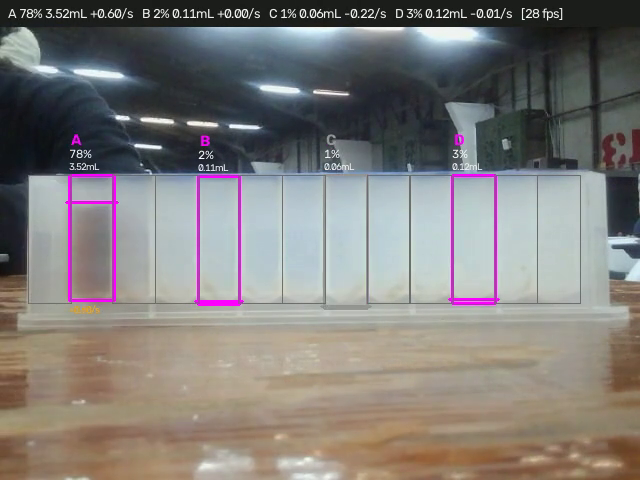
#> input picture frame 24 of sense/measured.mp4, 640 x 480 px, given in place of the camera
$ python snap.py out.png
#> lines starting #> are read from the running program, lines starting #| are printed output that depends on the picture
"""Grab one frame from the wrist camera.  Usage: python snap.py OUT.jpg [--camera 2]"""
import argparse

import cv2

ap = argparse.ArgumentParser()
ap.add_argument("out")
ap.add_argument("--camera", type=int, default=2)
a = ap.parse_args()
cap = cv2.VideoCapture(a.camera, cv2.CAP_DSHOW)
cap.set(cv2.CAP_PROP_FRAME_WIDTH, 640)
cap.set(cv2.CAP_PROP_FRAME_HEIGHT, 480)
for _ in range(10):  # let exposure settle
    ok, frame = cap.read()
#> this loop made 10 passes
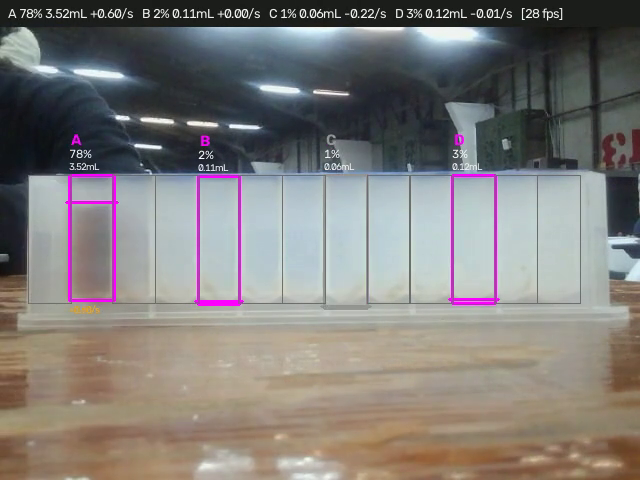
#> input picture frame 24 of sense/measured.mp4, 640 x 480 px, given in place of the camera
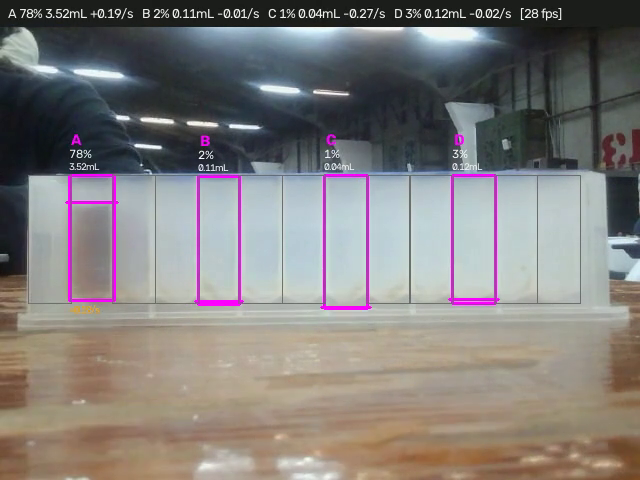
#> input picture frame 25 of sense/measured.mp4, 640 x 480 px, given in place of the camera
cap.release()
if not ok:
    raise SystemExit("no frame")
cv2.imwrite(a.out, frame)
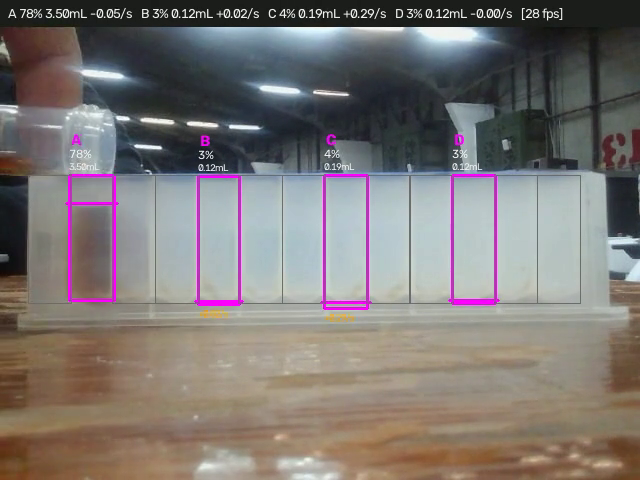
#> saved as out.png: shape (480, 640, 3); mean B, G, R 116, 118.8, 124.6
print("saved", a.out)

$ run again, starting later in the video
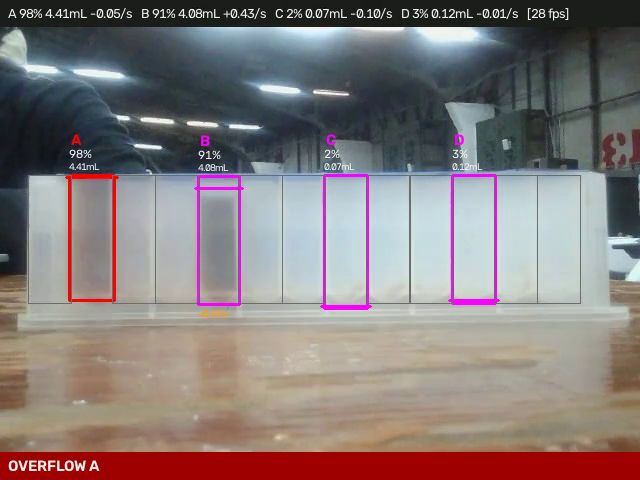
#> input picture frame 108 of sense/measured.mp4, 640 x 480 px, given in place of the camera
#> the loop `for _ in range(10):` made 10 passes
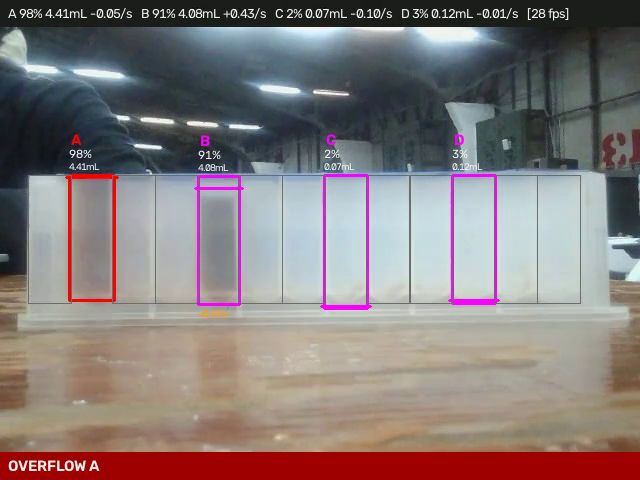
#> input picture frame 108 of sense/measured.mp4, 640 x 480 px, given in place of the camera
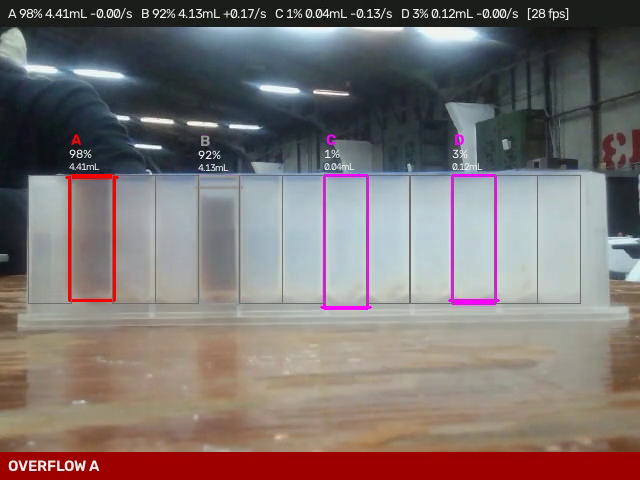
#> input picture frame 109 of sense/measured.mp4, 640 x 480 px, given in place of the camera

$ run again, starting later in the video
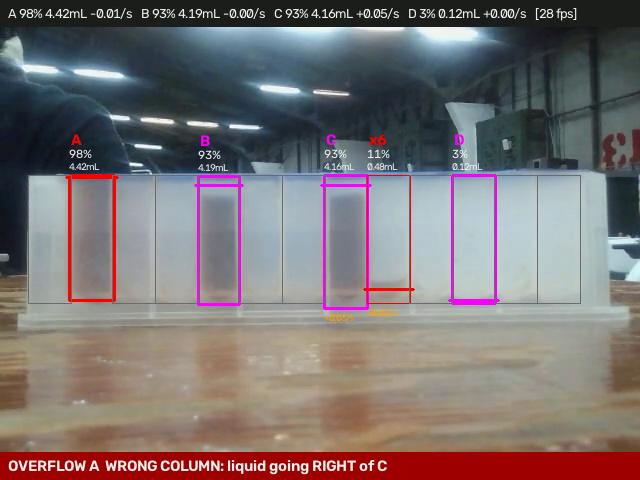
#> input picture frame 193 of sense/measured.mp4, 640 x 480 px, given in place of the camera
#> the loop `for _ in range(10):` made 10 passes
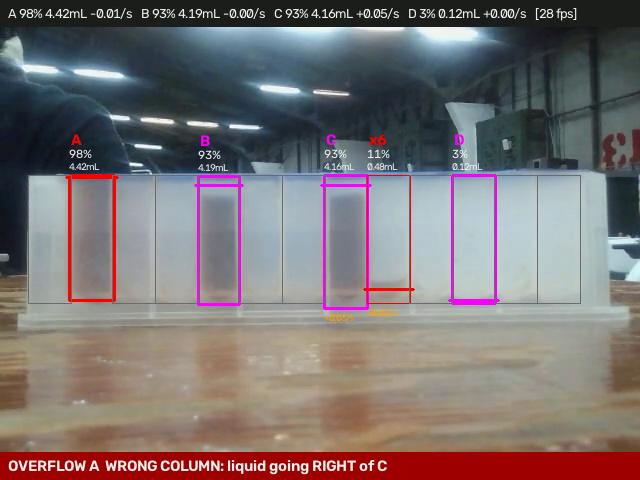
#> input picture frame 193 of sense/measured.mp4, 640 x 480 px, given in place of the camera
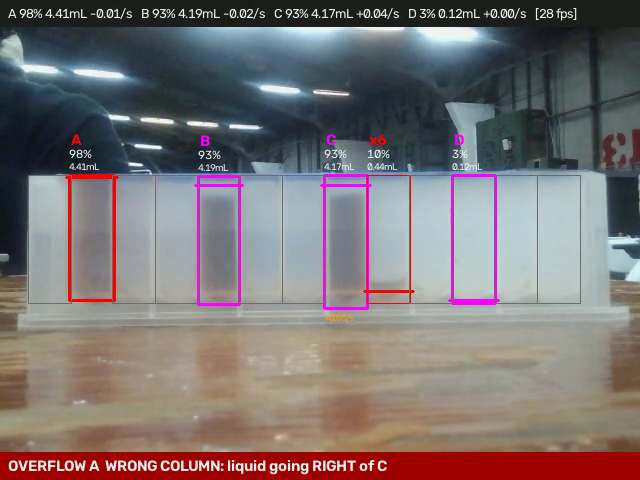
#> input picture frame 194 of sense/measured.mp4, 640 x 480 px, given in place of the camera
#> `cv2.imwrite(a.out, frame)`:
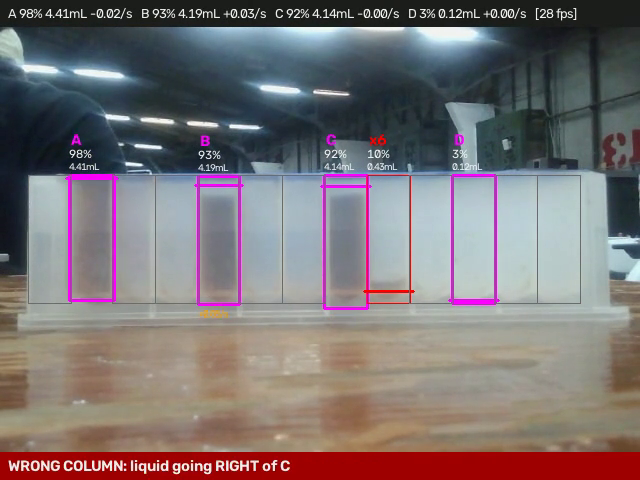
#> saved as out.png: shape (480, 640, 3); mean B, G, R 115.4, 114, 122.9
